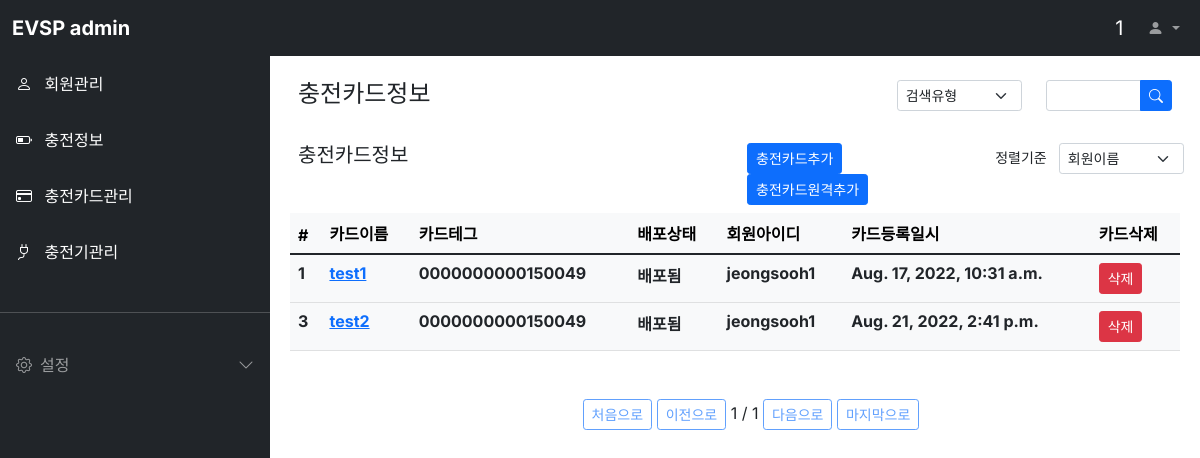
Before: /cardinfo/ (signed in) with the older database file.
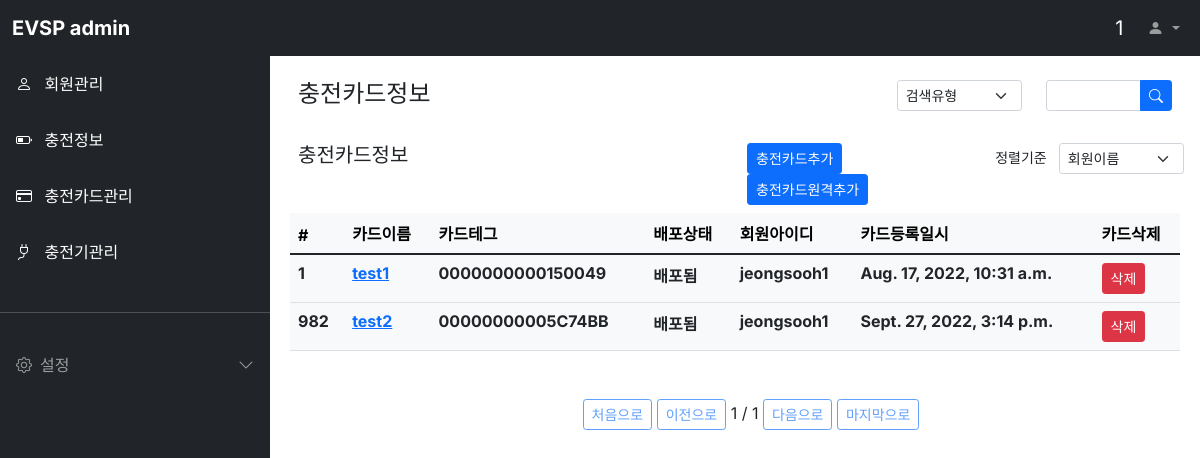
After: the same page with the newer database file.
### cardinfo/models.py (models this page shows)
class Cardinfo(models.Model):
  cardname = models.CharField(max_length=64, verbose_name='카드이름')
  cardtag = models.CharField(max_length=64, verbose_name='카드테그')
  cardstatus = models.CharField(max_length=64, verbose_name='배포상태')
  register_dttm = models.DateTimeField(auto_now_add=True, verbose_name='카드등록일시')
  userid = models.CharField(max_length=64, verbose_name='회원아이디')
  class Meta:
    db_table = 'evsp_cardinfo'
    verbose_name = '카드정보'
    verbose_name_plural = '카드정보'

### cardinfo/views.py (the view)
# urls.py: path('cardinfo/', CardinfoList.as_view()),
class CardinfoList(ListView):
  model = Cardinfo
  template_name='cardinfo.html'
  context_object_name = 'cardinfoList'
  paginate_by = 2
  queryset = Cardinfo.objects.all()
  def get_context_data(self, **kwargs):
    context = super().get_context_data(**kwargs)
    user_id = self.request.session['user']
    context['loginuser'] = user_id
    return context

### cardinfo/templates/cardinfo.html (shortened to what this page needs)
{% extends "base.html" %}
{% block contents %}
<div class="row mt-3 mx-3">
  <div class="col-md-8 fw-bold"><h4>충전카드정보</h4></div>
  <div class="col-md-2">
    <select class="form-select form-select-sm" aria-label="Default select example">
      <option selected>검색유형</option>
    </select>
  </div>
  <div class="col-md-2">
    <form>
      <div class="input-group input-group-sm">
        <input type="text" class="form-control" placeholder="" aria-label="Recipient's username" aria-describedby="button-addon2">
        <button class="btn btn-primary" type="button" id="button-addon2">
          <i class="bi bi-search"></i>
        </button>
      </div>
    </form>
  </div>
</div>
<div class="row mt-3 mx-3">
  <div class="col-md-6 fw-bold"><h5>충전카드정보</h5></div>
  <div class="col-md-3 justify-content-md-end">
    <button class="btn btn-primary btn-sm"
      onclick="location.href='/cardinfo/register/'">충전카드추가
    </button>
    <button class="btn btn-primary btn-sm"
      onclick="location.href='/cardinfo/registerremote'">충전카드원격추가
    </button>
  </div>
  <div class="col-md-3">
    <div class="row justify-content-end">
      <label class="col form-select-sm text-end">정렬기준</label>
      <select class="col form-select form-select-sm" aria-label="Default select example">
        <option selected>회원이름</option>
      </select>
    </div>
  </div>
</div>
<div class="row mt-2 mx-2">
  <div class="col-12">
    <table class="table table-light">
      <thead class="thead-light">
        <tr>
          <th scope="col">#</th>
          <th scope="col">카드이름</th>
          <th scope="col">카드테그</th>
          <th scope="col">배포상태</th>
          <th scope="col">회원아이디</th>
          <th scope="col">카드등록일시</th>
          <th scope="col">카드삭제</th>
        </tr>
      </thead>
      <tbody class="text-dark">
        {% for cardinfo in cardinfoList %}
        <tr>
          <th scope="row">{{ cardinfo.id }}</th>
          <th><a href="/cardinfo/{{ cardinfo.id }}">{{ cardinfo.cardname }}</a></th>
          <th>{{ cardinfo.cardtag }}</th>
          <th>{{ cardinfo.cardstatus }}</th>
          <th>{{ cardinfo.userid }}</th>
          <th>{{ cardinfo.register_dttm }}</th>
          <th><a class="btn btn-primary btn-sm btn-danger" id="cardinfo-{{ cardinfo.id }}"
            href="/cardinfo/{{ cardinfo.id }}/delete" target="_blank">삭제</a></th>
        </tr>
        {% endfor %}
      </tbody>
    </table>
    <div class="pagination justify-content-center mt-5">
      <ul class="step-links">
        {% if page_obj.has_previous %}
        <a class="btn btn-sm btn-outline-primary" href="?page=1">처음으로</a>
        <a class="btn btn-sm btn-outline-primary" href="?page={{ page_obj.previous_page_number }}">이전으로</a>
        {% else %}
        <a class="btn btn-sm btn-outline-primary disabled" href="#">처음으로</a>
        <a class="btn btn-sm btn-outline-primary disabled" href="#">이전으로</a>
        {% endif %}
      <span class="current">
        {{ page_obj.number }} / {{ page_obj.paginator.num_pages }}
      </span>
        {% if page_obj.has_next %}
        <a class="btn btn-sm btn-outline-primary" href="?page={{ page_obj.next_page_number }}">다음으로</a>
        <a class="btn btn-sm btn-outline-primary" href="?page={{ page_obj.paginator.num_pages }}">마지막으로</a>
        {% else %}
        <a class="btn btn-sm btn-outline-primary disabled" href="#">다음으로</a>
        <a class="btn btn-sm btn-outline-primary disabled" href="#">마지막으로</a>
        {% endif %}
      </ul>
    </div>
  </div>
</div>
{% endblock %}

Changed rows visible on the page:
removed Cardinfo: id "3", cardname "test2", cardtag "0000000000150049", cardstatus "배포됨", userid "jeongsooh1", register_dttm "Aug. 21, 2022, 2:41 p.m."
added Cardinfo: id "982", cardname "test2", cardtag "00000000005C74BB", cardstatus "배포됨", userid "jeongsooh1", register_dttm "Sept. 27, 2022, 3:14 p.m."
